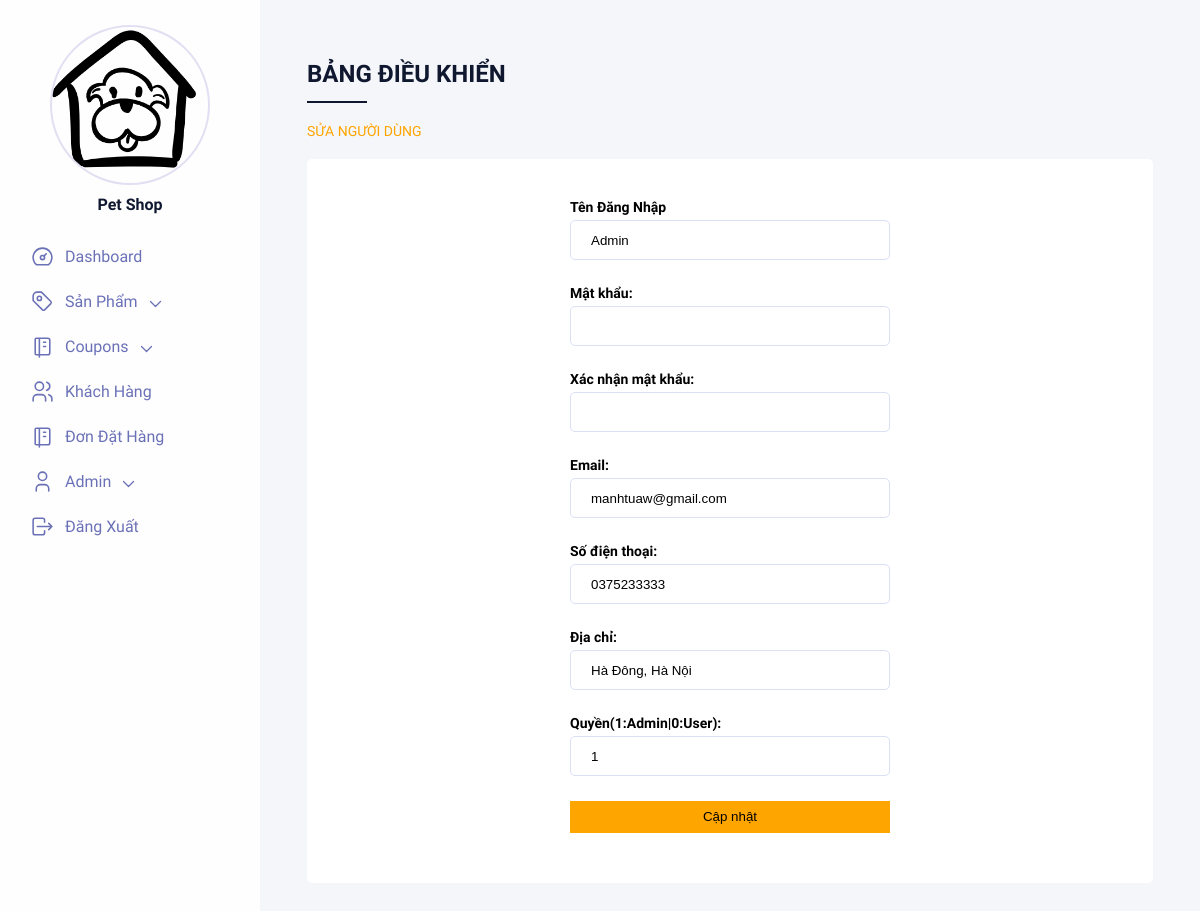
Screenshot of /admin/cap-nhat-nguoi-dung.php?id=1 (signed in) with the database file from the repository.
### tables this page shows
CREATE TABLE `user` (
  `id` int(11) NOT NULL AUTO_INCREMENT,
  `username` varchar(255) NOT NULL,
  `password` varchar(255) NOT NULL,
  `email` varchar(200) NOT NULL,
  `sodienthoai` varchar(12) NOT NULL,
  `diachi` varchar(255) NOT NULL,
  `level` int(1) NOT NULL,
  PRIMARY KEY (`id`)
);

### admin/cap-nhat-nguoi-dung.php (the view, shortened to what this page needs)
<!DOCTYPE html>
<html lang="en">
<head>
    <link rel="stylesheet" href="css/main.css">
</head>
<body>
<?php
include '../config.php';
include '../function.php';
if (!empty($_SESSION['current_user'])) {
	?>
	<div class="main-content">
		<div id="content-box">
			<?php
			if (isset($_GET['action']) && ($_GET['action'] == 'add' || $_GET['action'] == 'edit')) {
				if (isset($_POST['username']) && !empty($_POST['username'])
					&& isset($_POST['password']) && !empty($_POST['password'])
					&& isset($_POST['re_password']) && !empty($_POST['re_password'])) {
					if (empty($_POST['username'])) {
						$error = "Bạn phải nhập tên đăng nhập";
					} elseif (empty($_POST['password'])) {
						$error = "Bạn phải nhập mật khẩu";
					} elseif (empty($_POST['re_password'])) {
						$error = "Bạn phải nhập xác nhận mật khẩu";
					} elseif ($_POST['password'] != $_POST['re_password']) {
						$error = "Mật khẩu xác nhận không khớp";
					}
					if (!isset($error)) {
                    		if ($_GET['action'] == 'edit' && !empty($_GET['id'])) {
	                        	$result = mysqli_query($conn, "UPDATE `user` SET `username` = '".$_POST['username']."', `password` = MD5('".$_POST['password']."'),`email` = '".$_POST['email']."',`diachi` = '".$_POST['address']."',`sodienthoai` = '".$_POST['phone']."',`level` = '".$_POST['level']."' WHERE `user`.`id` = ".$_GET['id'].";");
	                        } else {
                        	$result = mysqli_query($conn, "INSERT INTO `user` (`id`, `username`,`password`, `email`,`sodienthoai`,`diachi`,`level`) VALUES (NULL, '".$_POST['username']."', MD5('".$_POST['password']."'),'".$_POST['email']."','".$_POST['phone']."','".$_POST['address']."','".$_POST['level']."')");
	                        }
                        if (isset($result) && empty($result)) {
                        	$error = "Có lỗi xảy ra trong quá trình thực hiện.";
                        } else {
                        	if (!empty($galleryImages)) {
                        		$user_id = ($_GET['action'] == 'edit' && !empty($_GET['id'])) ? $_GET['id'] : $con->insert_id;
                        		$insertValues = "";
                        		foreach ($galleryImages as $path) {
                        			if (empty($insertValues)) {
                        				$insertValues = "(NULL, " . $user_id . ", '" . $path . "', " . time() . ", " . time() . ")";
                        			} else {
                        				$insertValues .= ",(NULL, " . $user_id . ", '" . $path . "', " . time() . ", " . time() . ")";
                        			}
                        		}
                        		$result = mysqli_query($con, "INSERT INTO `image_library` (`id`, `product_id`, `path`, `created_time`, `last_updated`) VALUES " . $insertValues . ";");
                        	}
                        }
                    }
                } else {
                	$error = "Bạn chưa nhập thông tin thành viên.";
                }
                ?>
                <div class = "container">
                	 echo "<script>alert('Cập nhật thành công!');
                location.href='./view-customers.php'</script>";
                </div>
                <?php
            } else {
            	if (!empty($_GET['id'])) {
            		$result = mysqli_query($conn, "SELECT * FROM `user` WHERE `id` = " . $_GET['id']);
            		$user = $result->fetch_assoc();
            	}
            	?>
 <div class="wrapper">
        <div class="container">
            <div class="dashboard">
                <div class="left">
                    <div class="left__content">
                        <div class="left__profile">
                           <div class="left__image"><img src="assets/pet-house-with-a-dog.png" alt=""></div>
                            <p class="left__name">Pet Shop</p>
                        </div>
                        <ul class="left__menu">
                            <li class="left__menuItem">
                                <a href="xem-san-pham.php" class="left__title"><img src="assets/icon-dashboard.svg" alt="">Dashboard</a>
                            </li>
                            <li class="left__menuItem">
                                <div class="left__title"><img src="assets/icon-tag.svg" alt="">Sản Phẩm<img class="left__iconDown" src="assets/arrow-down.svg" alt=""></div>
                            </li>
                            <li class="left__menuItem">
                                <div class="left__title"><img src="assets/icon-book.svg" alt="">Coupons<img class="left__iconDown" src="assets/arrow-down.svg" alt=""></div>
                            </li>
                            <li class="left__menuItem">
                                <a href="view_customers.html" class="left__title"><img src="assets/icon-users.svg" alt="">Khách Hàng</a>
                            </li>
                            <li class="left__menuItem">
                                <a href="./don-hang.php" class="left__title"><img src="assets/icon-book.svg" alt="">Đơn Đặt Hàng</a>
                            </li>
                            <li class="left__menuItem">
                                <div class="left__title"><img src="assets/icon-user.svg" alt="">Admin<img class="left__iconDown" src="assets/arrow-down.svg" alt=""></div>
                            </li>
                            <li class="left__menuItem">
                                <a href="" class="left__title"><img src="assets/icon-logout.svg" alt="">Đăng Xuất</a>
                            </li>
                        </ul>
                    </div>
                </div>
                 <div class="right">
            <div class="right__content">
                <div class="right__title">Bảng điều khiển</div>
                <p class="right__desc"><?= !empty($_GET['id']) ? ((!empty($_GET['task']) && $_GET['task'] == "copy") ? "Copy người dùng" : "Sửa người dùng") : "Thêm người dùng" ?></p>
                <div class="right__formWrapper">
               <form id="editing-form" method="POST" action="<?= (!empty($user) && !isset($_GET['task'])) ? "?action=edit&id=" . $_GET['id'] : "?action=add" ?>"  enctype="multipart/form-data">
                    <div class="right__inputWrapper">
                        <label>Tên Đăng Nhập</label>
                        <input type="text" name="username" value="<?= (!empty($user) ? $user['username'] : "") ?>" />
                    </div>
                    <div class="right__inputWrapper">
                        <label>Mật khẩu: </label>
                        <input type="password" name="password" value="" />
                    </div>
                    <div class="right__inputWrapper">
                        <label>Xác nhận mật khẩu: </label>
                        <input type="password" name="re_password" value="" />
                    </div>
                    <div class="right__inputWrapper">
                        <label>Email: </label>
                        <input type="text" name="email" value="<?= !empty($user) ? $user['email'] : "" ?>" />
                    </div>
                     <div class="right__inputWrapper">
                        <label>Số điện thoại: </label>
                        <input type="text" name="phone" value="<?= !empty($user) ? $user['sodienthoai'] : "" ?>" />
                    </div>
                     <div class="right__inputWrapper">
                        <label>Địa chỉ: </label>
                        <input type="text" name="address" value="<?= !empty($user) ? $user['diachi'] : "" ?>" />
                    </div>
                     <div class="right__inputWrapper">
                        <label>Quyền(1:Admin|0:User): </label>
                        <input type="text" name="level" value="<?= !empty($user) ? $user['level'] : "" ?>" />
                    </div>
                    <input style="background: orange ;width: auto;" type="submit" title="Lưu thành viên" value="Cập nhật" />
                </form>
                 </div>
        </div>
    </div>
            <?php } ?>
        </div>
    </div>
    <?php
}
?>

### admin/css/main.css (style rules this page uses)
* { margin: 0; padding: 0; list-style: none; border: 0; -webkit-tap-highlight-color: transparent; text-decoration: none; color: inherit; box-sizing: border-box; }
body { font-family: "Muli", sans-serif; background-color: #E2DFF2; }
.wrapper { display: grid; grid-template-columns: 1fr; justify-content: center; align-items: center; height: 100vh; box-sizing: border-box; }
.wrapper .container { width: 100%; max-width: 1440px; height: 100%; margin: 0 auto; transition: all 0.4s ease; overflow: hidden; }
.dashboard { display: flex; background: #f5f6fa; height: 100%; width: 100%; }
.left { background: #fefefe; width: 100%; max-width: 260px; display: flex; justify-content: flex-start; align-items: center; flex-direction: column; transition: all 0.6s 0.2s ease; z-index: 2; overflow-y: scroll; }
.left__content { width: calc(260px - 40px); padding-top: 25px; padding-bottom: 10px; }
.left__profile { display: flex; flex-direction: column; justify-content: center; align-items: center; transition: all 0.4s 0s ease; }
.left__image { width: 160px; height: 160px; border-radius: 100%; overflow: hidden; margin-bottom: 10px; border: solid 2px #E2DFF2; cursor: pointer; transition: all 0.4s ease; }
.left__image img { width: 92%; }
.left__name { font-weight: bold; color: #10182F; }
.left__menu { display: flex; flex-direction: column; padding-top: 20px; user-select: none; }
.left__title { padding: 10px; font-size: 16px; border-radius: 4px; cursor: pointer; transition: all 0.2s ease; color: #6b71b7; display: flex; align-items: center; }
.left__title img { width: 25px; margin-right: 10px; }
.left__iconDown { margin-left: 5px; transition: all 0.4s ease; width: 20px; height: 20px; transform: translateY(2px); }
.right { width: 100%; height: 100%; overflow-y: scroll; }
.right__content { padding: 60px 5%; }
.right__title { color: #10182F; font-size: 24px; font-weight: bold; text-transform: uppercase; position: relative; padding-bottom: 15px; margin-bottom: 20px; }
.right__title:before { content: ''; position: absolute; width: 60px; height: 2px; background-color: #10182F; bottom: 0; }
.right__desc { margin-bottom: 20px; text-transform: uppercase; font-size: 14px; color: orange; }
.right__formWrapper { background-color: white; padding: 40px; border-radius: 5px; }
.right__formWrapper form { display: flex; flex-direction: column; width: 100%; max-width: 320px; margin: 0 auto; }
.right__inputWrapper { display: flex; flex-direction: column; margin-bottom: 15px; }
.right__inputWrapper label { margin-bottom: 5px; font-size: 14px; font-weight: bold; }
.right__inputWrapper input { height: 40px; width: 100%; border: solid 1px #DAE1F5; border-radius: 5px; padding: 0 20px; transition: all 0.2s ease; }
#editing-form label { width: 150px; display: inline-block; float: left; }
#editing-form input { margin-bottom: 10px; line-height: 32px; float: left; }
#editing-form input[type=submit] { float: right; background: url('../images/save.png') center center no-repeat; background-size: 32px 32px; height: 32px; width: 32px; border: 0; cursor: pointer; }
* { box-sizing: border-box; }

### rows the page displays
user: username "Admin", email "manhtuaw@gmail.com", phone "0375233333", address "Hà Đông, Hà Nội", level "1"
